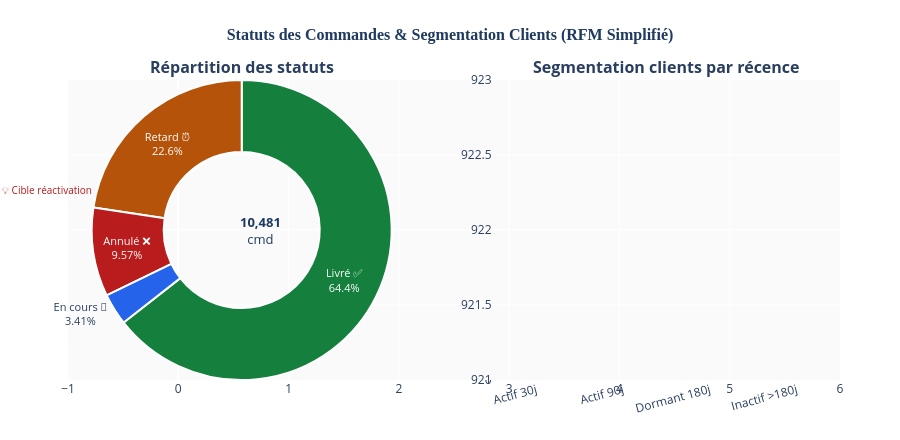

The code cell stored with this chart in its notebook:
### Markdown cell above
---
## 8. Statuts & Segmentation Clients

Deux visualisations côte à côte : répartition des statuts (donut) + segmentation RFM clients.

### Code cell
fig = make_subplots(
    rows=1, cols=2,
    specs=[[{"type": "pie"}, {"type": "bar"}]],
    subplot_titles=(
        "<b>Répartition des statuts</b>",
        "<b>Segmentation clients par récence</b>",
    ),
)

# ── Donut statuts ─────────────────────────────────────────────
status_counts = ov["status_clean"].value_counts()
STATUS_LABELS = {
    "delivered":   "Livré ✅",
    "late":        "Retard ⏰",
    "cancelled":   "Annulé ❌",
    "in_progress": "En cours 🔄",
    "unknown":     "Inconnu",
}
STATUS_COLORS = [SUCCESS, AMBER, DANGER, "#2563EB", GRAY]

fig.add_trace(go.Pie(
    labels=[STATUS_LABELS.get(k, k) for k in status_counts.index],
    values=status_counts.values,
    hole=0.52,
    marker=dict(colors=STATUS_COLORS[:len(status_counts)],
                line=dict(color=WHITE, width=2)),
    hovertemplate="<b>%{label}</b><br>%{value:,} commandes<br>%{percent}<extra></extra>",
    textfont=dict(size=11),
    textinfo="label+percent",
    showlegend=False,
), row=1, col=1)

# Annotation centre
fig.add_annotation(
    text=f"<b>{len(ov):,}</b><br>cmd",
    x=0.22, y=0.5, font=dict(size=13, color=NAVY),
    showarrow=False, xref="paper", yref="paper",
)

# ── Segmentation RFM ─────────────────────────────────────────
last_order = (
    ov.groupby("customer_id")["date_clean"]
    .max()
    .reset_index()
    .rename(columns={"date_clean": "last_order"})
)
REF = pd.Timestamp("2025-03-31")
last_order["days_since"] = (REF - last_order["last_order"]).dt.days
last_order["segment"] = pd.cut(
    last_order["days_since"],
    bins=[0, 30, 90, 180, 99999],
    labels=["Actif 30j", "Actif 90j", "Dormant 180j", "Inactif >180j"],
)
seg_counts = last_order["segment"].value_counts().sort_index()
SEG_COLORS = [SUCCESS, "#34D399", AMBER, DANGER]

fig.add_trace(go.Bar(
    x=seg_counts.index.astype(str),
    y=seg_counts.values,
    marker_color=SEG_COLORS,
    marker_line=dict(color=WHITE, width=1.5),
    text=[f"{v:,}<br>({v/seg_counts.sum()*100:.0f}%)" for v in seg_counts.values],
    textposition="outside",
    textfont=dict(size=11, color=NAVY),
    hovertemplate="<b>%{x}</b><br>%{y:,} clients<extra></extra>",
    showlegend=False,
), row=1, col=2)

# Annotation cible réactivation
fig.add_annotation(
    xref="x2", yref="y2",
    x="Inactif >180j", y=seg_counts["Inactif >180j"] + 30,
    text="💡 Cible réactivation",
    showarrow=True, arrowhead=2, arrowcolor=DANGER,
    font=dict(size=10, color=DANGER),
    ax=0, ay=-40,
)

fig.update_layout(
    title=dict(
        text="<b>Statuts des Commandes & Segmentation Clients (RFM Simplifié)</b>",
        font=dict(size=16, color=NAVY, family="Georgia"), x=0.5,
    ),
    height=440,
    paper_bgcolor=WHITE,
    plot_bgcolor="#FAFAFA",
    margin=dict(t=80, b=60, l=60, r=60),
)
fig.update_yaxes(showgrid=True, gridcolor="#E2E8F0", zeroline=False, row=1, col=2)
fig.update_xaxes(tickangle=-15, row=1, col=2)

fig.show()

### Figure 1 — Plotly figure (JSON) as saved in the notebook; plotly's stock layout.template omitted (floating-point values rounded to 4 significant figures)
{"data": [{"domain": {"x": [0, 0.45], "y": [0, 1]}, "hole": 0.52, "hovertemplate": "<b>%{label}</b><br>%{value:,} commandes<br>%{percent}<extra></extra>", "labels": ["Livré ✅", "Retard ⏰", "Annulé ❌", "En cours 🔄"], "marker": {"colors": ["#15803D", "#B45309", "#B91C1C", "#2563EB"], "line": {"color": "#FFFFFF", "width": 2}}, "showlegend": false, "textfont": {"size": 11}, "textinfo": "label+percent", "type": "pie", "values": [6752, 2369, 1003, 357]}, {"hovertemplate": "<b>%{x}</b><br>%{y:,} clients<extra></extra>", "marker": {"color": ["#15803D", "#34D399", "#B45309", "#B91C1C"], "line": {"color": "#FFFFFF", "width": 1.5}}, "showlegend": false, "text": ["397<br>(15%)", "801<br>(30%)", "541<br>(21%)", "892<br>(34%)"], "textfont": {"color": "#1E3A5F", "size": 11}, "textposition": "outside", "type": "bar", "x": ["Actif 30j", "Actif 90j", "Dormant 180j", "Inactif >180j"], "xaxis": "x", "y": [397, 801, 541, 892], "yaxis": "y"}], "layout": {"annotations": [{"font": {"size": 16}, "showarrow": false, "text": "<b>Répartition des statuts</b>", "x": 0.225, "xanchor": "center", "xref": "paper", "y": 1, "yanchor": "bottom", "yref": "paper"}, {"font": {"size": 16}, "showarrow": false, "text": "<b>Segmentation clients par récence</b>", "x": 0.775, "xanchor": "center", "xref": "paper", "y": 1, "yanchor": "bottom", "yref": "paper"}, {"font": {"color": "#1E3A5F", "size": 13}, "showarrow": false, "text": "<b>10,481</b><br>cmd", "x": 0.22, "xref": "paper", "y": 0.5, "yref": "paper"}, {"arrowcolor": "#B91C1C", "arrowhead": 2, "ax": 0, "ay": -40, "font": {"color": "#B91C1C", "size": 10}, "showarrow": true, "text": "💡 Cible réactivation", "x": "Inactif >180j", "xref": "x2", "y": 922, "yref": "y2"}], "height": 440, "margin": {"b": 60, "l": 60, "r": 60, "t": 80}, "paper_bgcolor": "#FFFFFF", "plot_bgcolor": "#FAFAFA", "title": {"font": {"color": "#1E3A5F", "family": "Georgia", "size": 16}, "text": "<b>Statuts des Commandes & Segmentation Clients (RFM Simplifié)</b>", "x": 0.5}, "xaxis": {"anchor": "y", "domain": [0.55, 1], "tickangle": -15}, "yaxis": {"anchor": "x", "domain": [0, 1], "gridcolor": "#E2E8F0", "showgrid": true, "zeroline": false}}}
